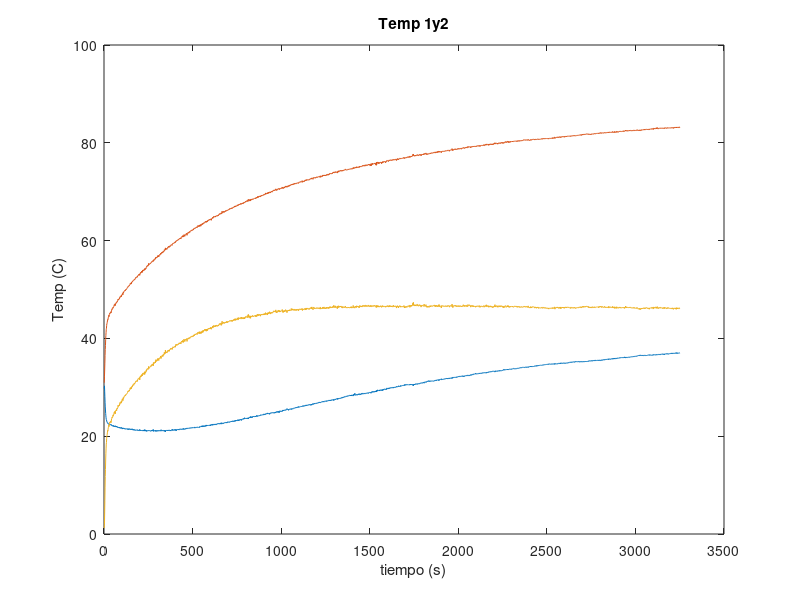
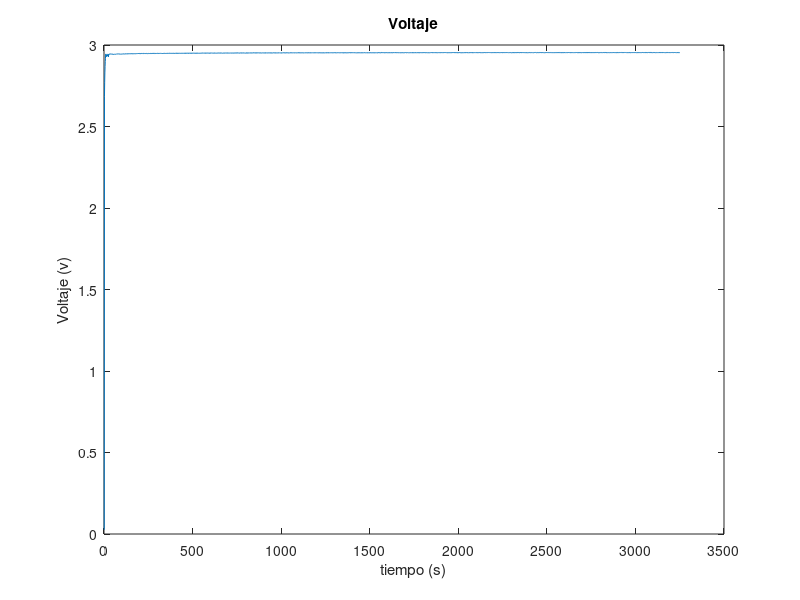
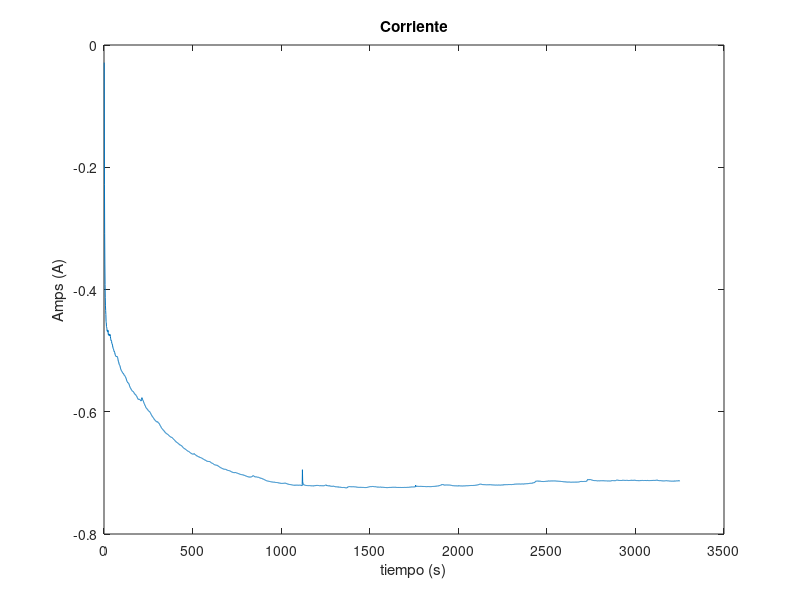
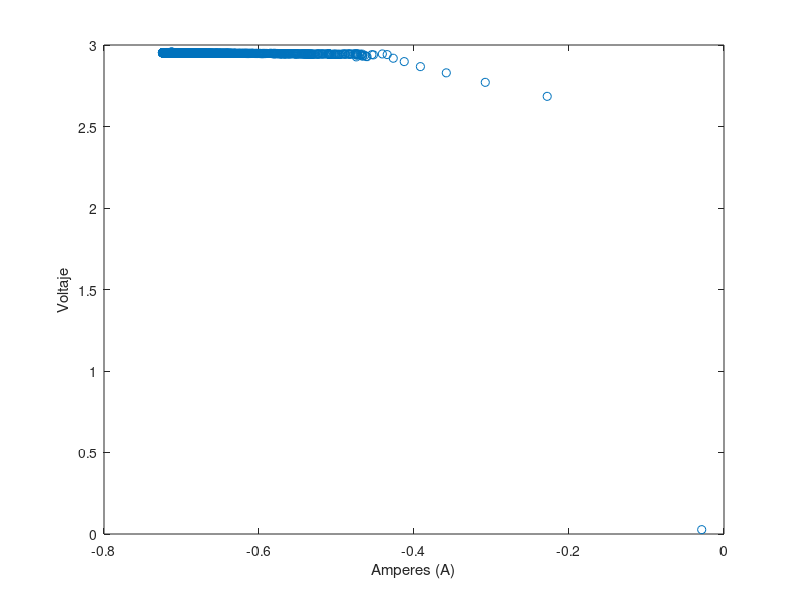

Reproduce these figures in MATLAB, in order.
data = load('data_peltier.txt');

tiempo = data(:,1);
temp1 = data(:,2);
temp2 = data(:,3);
volt = data(:,4);
amps = data(:,5);


figure(1)
plot(tiempo,temp1*100,tiempo,temp2*100 ,tiempo,(temp2-temp1)*100)
xlabel('tiempo (s)')
ylabel('Temp (C)')
title('Temp 1y2')

figure(2)
plot(tiempo,volt)
xlabel('tiempo (s)')
ylabel('Voltaje (v)')
title('Voltaje')

figure(3)
plot(tiempo,amps)
xlabel('tiempo (s)')
ylabel('Amps (A)')
title('Corriente')

figure(4)
plot(amps,volt,'o')
xlabel('Amperes (A)')
ylabel('Voltaje')
title('')

%%
deltat = (temp2-temp1)*100;
figure(5)
plot(deltat(2:15),volt(2:15),'.')
%Hacer ajuste en la zona que nos interesa para sacar el coef Seebeck??

%%Maximo rango de operaciones para la celda usada: 85C

%%
plot(volt)